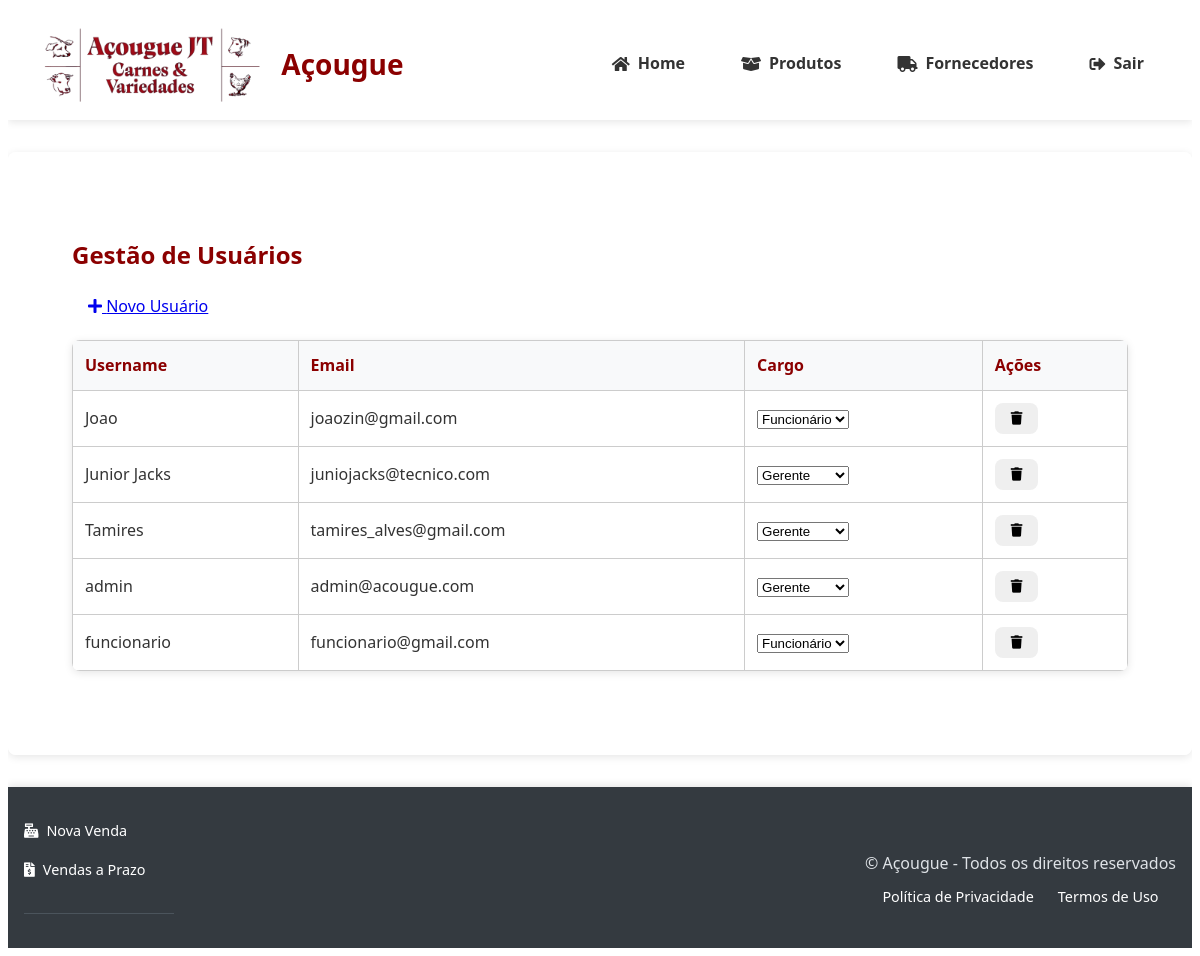
The app's page /admin/usuarios (signed in), older data.
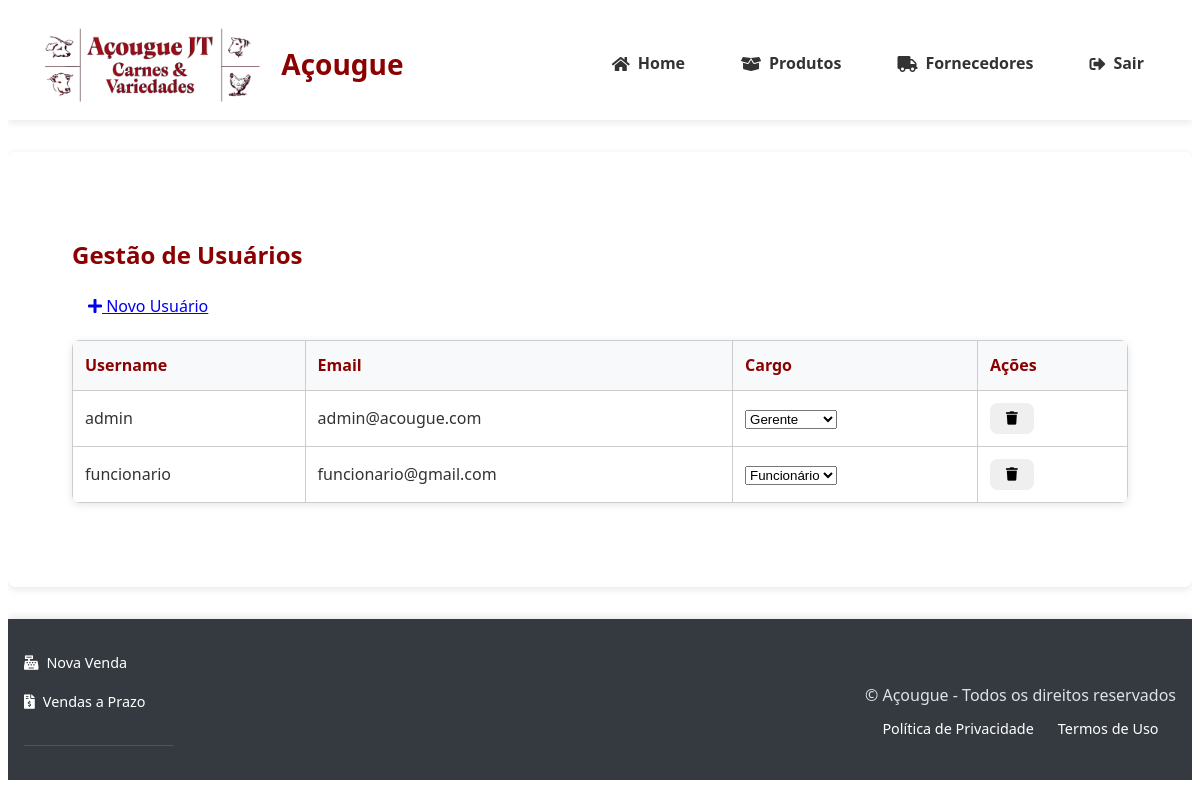
The same page, newer data.
### tables this page shows
CREATE TABLE users (
                id INTEGER PRIMARY KEY AUTOINCREMENT,
                username TEXT UNIQUE NOT NULL,
                email TEXT UNIQUE NOT NULL,
                password_hash TEXT NOT NULL,
                role TEXT NOT NULL DEFAULT 'funcionario',
                created_at TIMESTAMP DEFAULT CURRENT_TIMESTAMP
            );

### app.py (the view)
@app.route('/admin/usuarios')
@login_required
@role_required('gerente')
def admin_usuarios():
    success = request.args.get('success')
    error = request.args.get('error')
    usuarios = [dict(u) for u in get_all_users()]
    return render_template(
        'admin/usuarios.html',
        usuarios=usuarios,
        success=success,
        error=error
    )

### banco_dados.py (called while the page is built)
@contextmanager
def get_db_connection():
    db_path = os.environ.get('DB_PATH', 'acougue.db')
    conn = sqlite3.connect(f'file:{db_path}', uri=True)
    conn.row_factory = sqlite3.Row
    conn.execute("PRAGMA foreign_keys = ON")
    try:
        yield conn
    finally:
        conn.close()

def get_all_users():
    with get_db_connection() as conn:
        cursor = conn.execute(
            'SELECT id, username, email, role FROM users ORDER BY username'
        )
        return [dict(row) for row in cursor.fetchall()]

### templates/admin/usuarios.html (shortened to what this page needs)
{% extends "base.html" %}
{% block content %}
<div class="container">
    <div class="d-flex justify-content-between align-items-center mb-3">
        <h2 style="color: #8B0000;">Gestão de Usuários</h2>
        <a href="{{ url_for('novo_usuario') }}" class="btn btn-primary">
            <i class="fas fa-plus"></i> Novo Usuário
        </a>
    </div>
    <div class="table-responsive">
        <table class="table table-hover">
            <thead class="thead-dark">
                <tr>
                    <th>Username</th>
                    <th>Email</th>
                    <th>Cargo</th>
                    <th>Ações</th>
                </tr>
            </thead>
            <tbody>
                {% for usuario in usuarios %}
                <tr>
                    <td>{{ usuario.username }}</td>
                    <td>{{ usuario.email }}</td>
                    <td>
                        <form method="POST" action="{{ url_for('editar_usuario', id=usuario.id) }}">
                            <select name="role" class="form-select"
                                    onchange="this.form.submit()"
                                    style="width: auto; display: inline-block;">
                                <option value="gerente" {% if usuario.role == 'gerente' %}selected{% endif %}>
                                    Gerente
                                </option>
                                <option value="funcionario" {% if usuario.role == 'funcionario' %}selected{% endif %}>
                                    Funcionário
                                </option>
                            </select>
                        </form>
                    </td>
                    <td>
                        <form method="POST" action="{{ url_for('excluir_usuario', id=usuario.id) }}"
                              onsubmit="return confirm('Tem certeza que deseja excluir este usuário?');">
                            <button type="submit" class="btn btn-danger btn-sm">
                                <i class="fas fa-trash"></i>
                            </button>
                        </form>
                    </td>
                </tr>
                {% endfor %}
            </tbody>
        </table>
    </div>
</div>
{% endblock %}

### templates/base.html (shortened to what this page needs)
<!DOCTYPE html>
<html lang="pt-BR">
<head>
    <link rel="stylesheet" href="{{ url_for('static', filename='styles.css') }}">
    <link rel="stylesheet" href="https://cdnjs.cloudflare.com/ajax/libs/font-awesome/5.15.4/css/all.min.css">
</head>
<body>
    <header class="header-main">
        <div class="header-brand">
            <img src="{{ url_for('static', filename='img/logo-acougue.png') }}" alt="Logo Açougue" class="logo">
            <h1 class="site-title">Açougue</h1>
        </div>
        <nav class="main-nav">
            <a href="{{ url_for('index') }}" class="nav-link">
                <i class="fas fa-home"></i> Home
            </a>
            <a href="{{ url_for('listar_produtos') }}" class="nav-link"><i class="fas fa-box-open"></i> Produtos</a>
            <a href="{{ url_for('listar_fornecedores') }}" class="nav-link"><i class="fas fa-truck"></i> Fornecedores</a>
            <a href="{{ url_for('logout') }}" class="nav-link btn-danger"><i class="fas fa-sign-out-alt"></i> Sair</a>
        </nav>
    </header>
    <main class="container main-content">
        {% block content %}{% endblock %}
    </main>
    <footer class="main-footer">
        <div class="footer-content">
            <div class="footer-nav-links">
                <a href="{{ url_for('nova_venda') }}" class="footer-link">
                    <i class="fas fa-cash-register"></i> Nova Venda
                </a>
                <a href="{{ url_for('listar_vendas_prazo') }}" class="footer-link">
                    <i class="fas fa-file-invoice-dollar"></i> Vendas a Prazo
                </a>
            </div>
            <div class="footer-legal">
                <p class="copyright">&copy; {{ current_year }} Açougue - Todos os direitos reservados</p>
                <div class="footer-links">
                    <a href="#" class="footer-link">Política de Privacidade</a>
                    <a href="#" class="footer-link">Termos de Uso</a>
                </div>
            </div>
        </div>
    </footer>
</body>
</html>

### static/styles.css (style rules this page uses)
:root { --primary-color: #8B0000; --secondary-color: #6e0000; --background-light: #f8f9fa; --text-dark: #333; --text-light: #fff; --border-radius: 0.5rem; --box-shadow: 0 2px 8px rgba(0,0,0,0.1); }
body { font-family: 'Segoe UI', Tahoma, Geneva, Verdana, sans-serif; color: var(--text-dark); line-height: 1.6; }
.container { max-width: 1200px; margin: 0 auto; padding: 2rem; }
.header-main { background: rgba(255, 255, 255, 0.95); padding: 1rem 2rem; display: flex; align-items: center; justify-content: space-between; box-shadow: var(--box-shadow); position: relative; z-index: 1000; }
.header-brand { display: flex; align-items: center; gap: 1rem; }
.logo { height: 80px; transition: transform 0.3s ease; }
.site-title { color: var(--primary-color); font-size: 1.75rem; margin: 0; }
.main-nav { display: flex; gap: 1.5rem; align-items: center; }
.nav-link { text-decoration: none; color: var(--text-dark); font-weight: 600; padding: 0.5rem 1rem; border-radius: var(--border-radius); transition: all 0.3s ease; display: flex; align-items: center; gap: 0.5rem; }
.main-content { flex: 1; background: rgba(255,255,255,0.98); border-radius: var(--border-radius); box-shadow: var(--box-shadow); margin: 2rem auto; position: relative; z-index: 100; }
.main-footer { background: rgba(255, 255, 255, 0.95); padding: 1.5rem; box-shadow: 0 -2px 8px rgba(0,0,0,0.1); margin-top: auto; }
.footer-content { max-width: 1200px; margin: 0 auto; display: flex; justify-content: space-between; align-items: center; }
.footer-links { display: flex; gap: 1.5rem; }
.footer-link { color: var(--text-dark); text-decoration: none; font-size: 0.9rem; transition: color 0.3s ease; }
*, *::before, *::after { box-sizing: border-box; }
html, body { overflow-x: hidden; }
.main-footer { background: #343a40; color: white; padding: 2rem 0; margin-top: auto; }
.footer-content { max-width: 1200px; margin: 0 auto; padding: 0 1rem; }
.footer-nav-links { display: grid; grid-template-columns: repeat(auto-fit, minmax(150px, 1fr)); gap: 1rem; margin-bottom: 0.1rem; border-bottom: 1px solid #4b545c; padding-bottom: 2rem; }
.footer-link { color: #ffffff; text-decoration: none; display: flex; align-items: center; gap: 0.5rem; transition: color 0.3s ease; }
.footer-legal { text-align: center; padding-top: 0.5rem; }
.footer-legal .copyright { margin-bottom: 0.5rem; color: #dee2e6; }
.footer-links { display: flex; gap: 1.5rem; justify-content: center; flex-wrap: wrap; }
table { width: 100%; border-collapse: collapse; margin: 1rem 0; }
th, td { padding: 12px; text-align: left; border-bottom: 1px solid #ddd; }
th { background-color: #8B0000; color: white; }
table { width: 100%; border-collapse: collapse; margin: 20px 0; background: white; }

Row changes from the older to the newer data that the page shows:
removed users: username "Joao", email "joaozin@gmail.com", role "Funcionário"
removed users: username "Junior Jacks", email "juniojacks@tecnico.com", role "Gerente"
removed users: username "Tamires", email "tamires_alves@gmail.com", role "Gerente"
